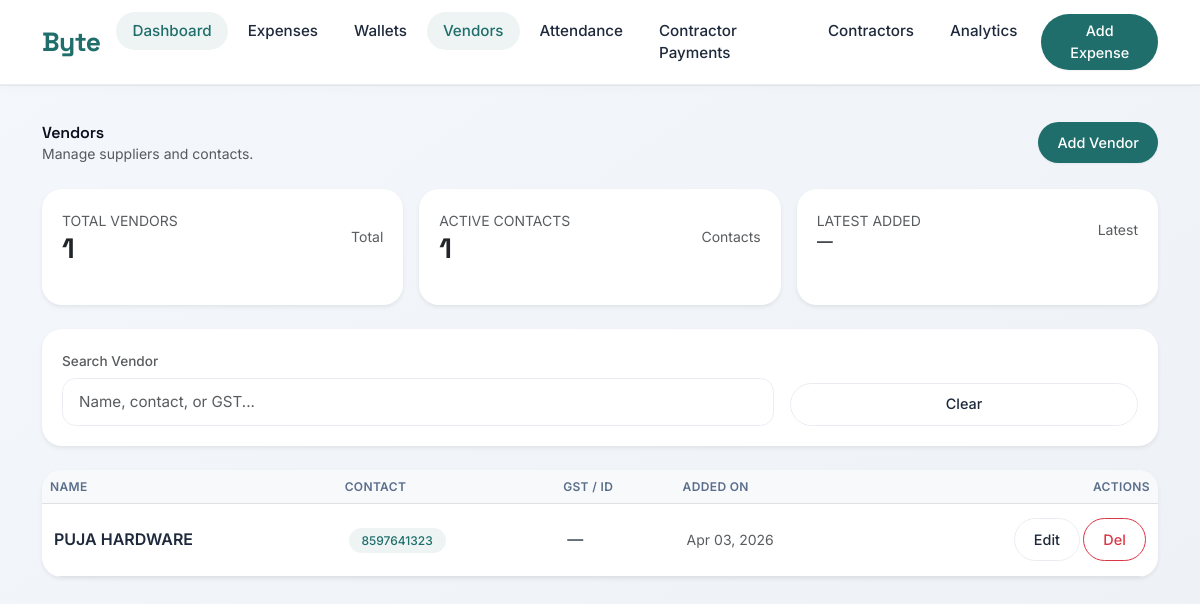
The app's page /vendors/ with its own data.
### vendors/models.py (models this page shows, shortened)
class Vendor(models.Model):
    name = models.CharField(max_length=255)
    contact = models.CharField(max_length=255, blank=True)
    created_at = models.DateTimeField(auto_now_add=True)

### vendors/views.py (the view)
# urls.py: path('', views.VendorListView.as_view(), name='list'),
class VendorListView(ListView):
    model = Vendor
    template_name = 'vendors/vendor_list.html'
    context_object_name = 'vendors'
    ordering = ['-created_at']

### templates/vendors/vendor_list.html (shortened to what this page needs)
{% extends 'base.html' %}
{% load humanize %}
{% block content %}
<div class="d-flex flex-wrap justify-content-between align-items-center mb-4 gap-3">
    <div>
        <div class="page-title brand-font">Vendors</div>
        <div class="text-muted small">Manage suppliers and contacts.</div>
    </div>
    <a href="{% url 'vendors:add' %}" class="btn btn-primary">Add Vendor</a>
</div>
{% if vendors %}
<div class="row g-3 mb-4">
    <div class="col-12 col-md-4">
        <div class="card shadow-sm border-0 h-100">
            <div class="card-body">
                <div class="d-flex justify-content-between align-items-center">
                    <div>
                        <span class="text-muted small text-uppercase">Total Vendors</span>
                        <h3 class="mb-0 fw-bold">{{ vendors|length|intcomma }}</h3>
                    </div>
                    <span class="text-muted small">Total</span>
                </div>
            </div>
        </div>
    </div>
    <div class="col-12 col-md-4">
        <div class="card shadow-sm border-0 h-100">
            <div class="card-body">
                <div class="d-flex justify-content-between align-items-center">
                    <div>
                        <span class="text-muted small text-uppercase">Active Contacts</span>
                        <h3 class="mb-0 fw-bold">{{ vendors_with_contact|default:vendors|length|intcomma }}</h3>
                    </div>
                    <span class="text-muted small">Contacts</span>
                </div>
            </div>
        </div>
    </div>
    <div class="col-12 col-md-4">
        <div class="card shadow-sm border-0 h-100">
            <div class="card-body">
                <div class="d-flex justify-content-between align-items-center">
                    <div>
                        <span class="text-muted small text-uppercase">Latest Added</span>
                        <h6 class="mb-0 text-truncate">{{ latest_vendor.name|default:"—" }}</h6>
                    </div>
                    <span class="text-muted small">Latest</span>
                </div>
            </div>
        </div>
    </div>
</div>
{% endif %}
<div class="card shadow-sm mb-4">
    <div class="card-body">
        <div class="collapse d-md-block" id="filterCollapse">
            <div class="row g-3 align-items-end">
                <div class="col-12 col-md-8">
                    <label class="form-label small text-muted">Search Vendor</label>
                    <input type="text" id="vendorSearch" class="form-control" placeholder="Name, contact, or GST...">
                </div>
                <div class="col-12 col-md-4">
                    <button type="button" id="clearSearch" class="btn btn-outline-secondary w-100">Clear</button>
                </div>
            </div>
        </div>
    </div>
</div>
<div class="card shadow-sm">
    <div class="table-responsive">
        <table class="table table-hover align-middle mb-0" id="vendorsTable">
            <thead class="table-light">
                <tr>
                    <th>Name</th>
                    <th>Contact</th>
                    <th class="d-none d-md-table-cell">GST / ID</th>
                    <th class="d-none d-lg-table-cell">Added On</th>
                    <th class="text-end">Actions</th>
                </tr>
            </thead>
            <tbody>
                {% for vendor in vendors %}
                <tr>
                    <td class="fw-semibold">{{ vendor.name }}</td>
                    <td>
                        {% if vendor.contact %}
                            <span class="badge-soft">{{ vendor.contact }}</span>
                        {% else %}
                            <span class="text-muted">—</span>
                        {% endif %}
                    </td>
                    <td class="d-none d-md-table-cell">{{ vendor.gst|default:"—" }}</td>
                    <td class="d-none d-lg-table-cell text-muted small">{{ vendor.created_at|date:"M d, Y" }}</td>
                    <td class="text-end text-nowrap">
                        <div class="btn-group btn-group-sm" role="group">
                            <a href="#" class="btn btn-outline-secondary rounded-pill me-1">Edit</a>
                            <a href="#" class="btn btn-outline-danger rounded-pill" data-confirm="Delete {{ vendor.name }}?">Del</a>
                        </div>
                    </td>
                </tr>
                {% endfor %}
            </tbody>
        </table>
    </div>
</div>
{% endblock %}

### templates/base.html (style rules this page uses)
:root { --ink: #0a0f1c; --ink-soft: #1e293b; --muted: #5b6e8c; --muted-light: #8a99b0; --bg: #f8fafc; --card-bg: #ffffff; --border-subtle: #e9edf2; --accent: #1f6e6b; --accent-soft: #2c7e7b; --accent-light: rgba(31, 110, 107, 0.08); --warning: #e67e22; --danger: #dc5f5f; --shadow-sm: 0 4px 12px rgba(0, 0, 0, 0.02), 0 1px 2px rgba(0, 0, 0, 0.03); --shadow-md: 0 8px 24px rgba(0, 0, 0, 0.04), 0 2px 4px rgba(0, 0, 0, 0.02); --shadow-lg: 0 20px 32px -12px rgba(0, 0, 0, 0.08); --radius-card: 1.25rem; --radius-element: 0.85rem; }
* { margin: 0; padding: 0; box-sizing: border-box; }
body { font-family: 'Inter', sans-serif; background: linear-gradient(145deg, #f4f7fc 0%, #eef2f7 100%); color: var(--ink); line-height: 1.45; -webkit-font-smoothing: antialiased; }
h1, h2, h3, h4, .brand-font { font-family: 'Space Grotesk', sans-serif; font-weight: 600; letter-spacing: -0.01em; }
.card { background: var(--card-bg); border: none; border-radius: var(--radius-card); box-shadow: var(--shadow-md); transition: transform 0.2s ease, box-shadow 0.2s; margin-bottom: 1.25rem; overflow: hidden; }
.card-body { padding: 1.25rem; }
.form-label { font-weight: 500; font-size: 0.85rem; margin-bottom: 0.4rem; color: var(--ink-soft); }
.form-control, .form-select, textarea, input:not([type="checkbox"]):not([type="radio"]) { border: 1px solid var(--border-subtle); border-radius: var(--radius-element); padding: 0.7rem 1rem; font-size: 0.95rem; background: #ffffff; transition: all 0.2s; }
.btn { border-radius: 60px; padding: 0.6rem 1.2rem; font-weight: 500; font-size: 0.9rem; transition: all 0.2s; }
.btn-primary { background: var(--accent); border: none; box-shadow: 0 1px 2px rgba(0,0,0,0.05); }
.btn-outline-secondary { border-color: var(--border-subtle); color: var(--ink-soft); }
.badge-soft { background: var(--accent-light); color: var(--accent); border-radius: 60px; padding: 0.3rem 0.8rem; font-weight: 500; font-size: 0.75rem; }
.table { --bs-table-bg: transparent; margin-bottom: 0; }
.table th { font-weight: 600; font-size: 0.75rem; text-transform: uppercase; letter-spacing: 0.03em; color: var(--muted); border-bottom-width: 1px; }
.table td { vertical-align: middle; padding: 0.9rem 0.75rem; color: var(--ink-soft); }
.table-responsive { border-radius: var(--radius-card); overflow-x: auto; -webkit-overflow-scrolling: touch; }
.table td, .table th { white-space: nowrap; }
button, a.btn, .nav-link, .form-control, .form-select { touch-action: manipulation; }

### records on screen
Vendor: name "PUJA HARDWARE", contact "8597641323", gst "—", created_at "Apr 03, 2026"

### other values on screen
{{ vendors|length|intcomma }} "1"
{{ vendors_with_contact|default:vendors|length|intcomma }} "1"
{{ latest_vendor.name|default:"—" }} "—"
